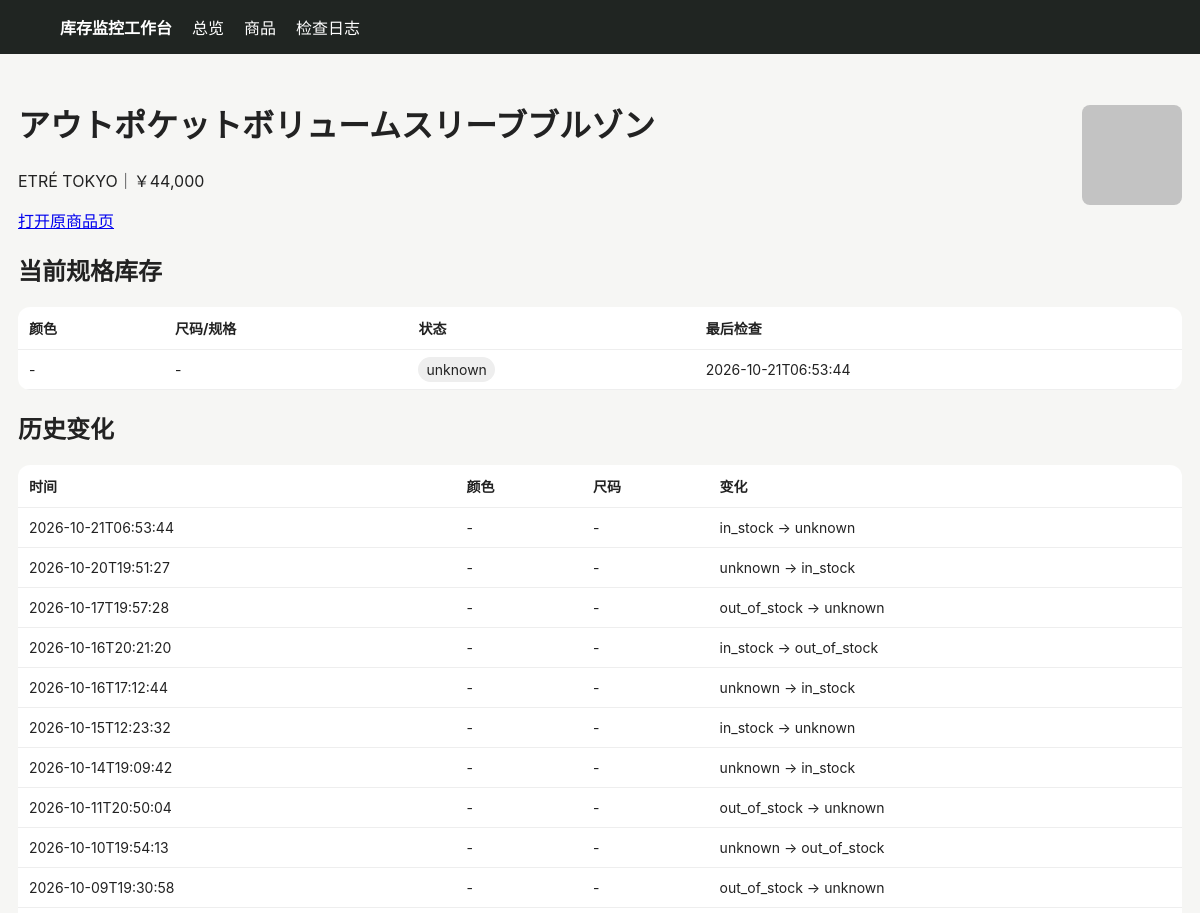
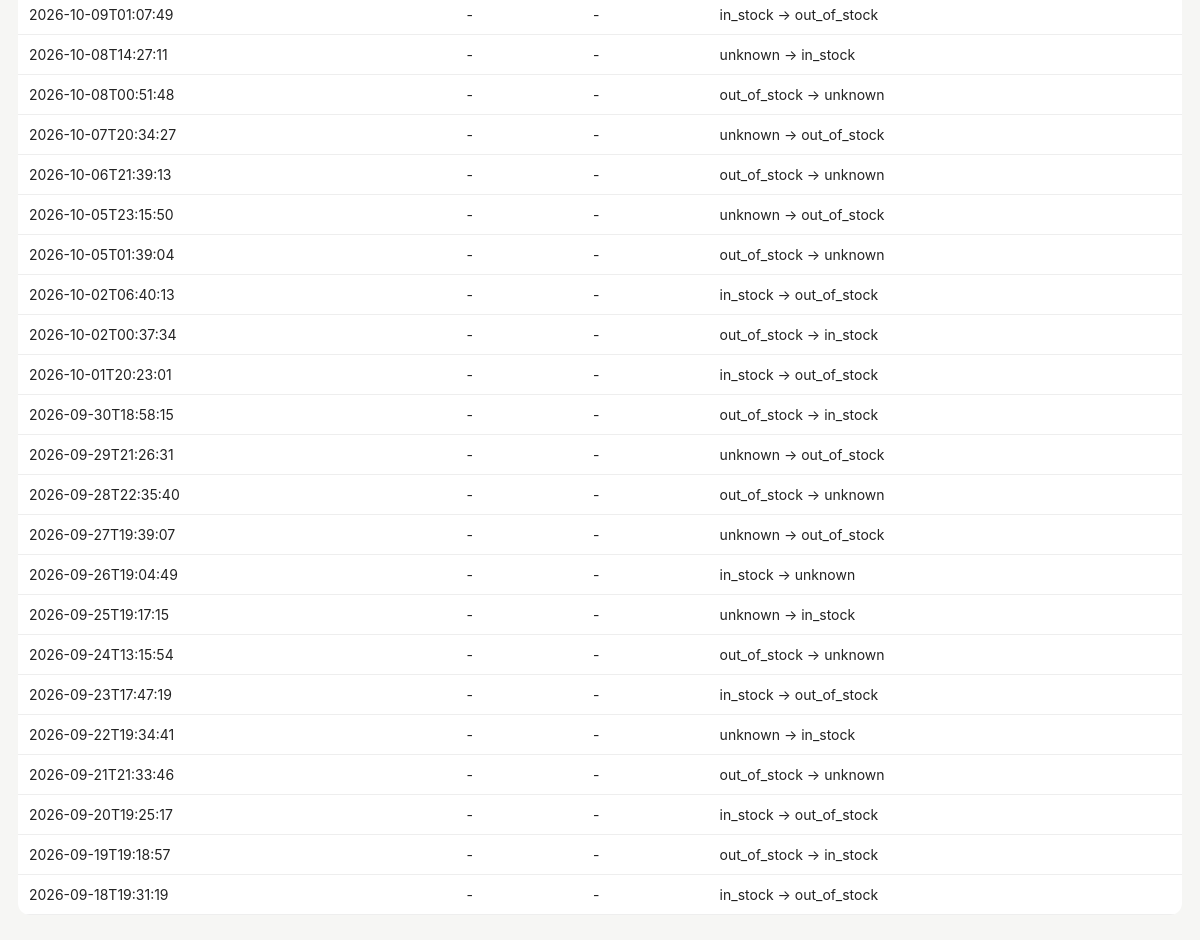
Screenshot of /product/666 with the database file from the repository (2 pictures, top to bottom).
### tables this page shows
CREATE TABLE products (
 id INTEGER PRIMARY KEY AUTOINCREMENT,
 site TEXT NOT NULL,
 url TEXT NOT NULL UNIQUE,
 name TEXT NOT NULL,
 price TEXT,
 image_url TEXT,
 first_seen TEXT NOT NULL,
 last_seen TEXT NOT NULL
);

CREATE TABLE variants (
 id INTEGER PRIMARY KEY AUTOINCREMENT,
 product_id INTEGER NOT NULL,
 color TEXT NOT NULL DEFAULT '',
 size TEXT NOT NULL DEFAULT '',
 status TEXT NOT NULL,
 last_checked TEXT NOT NULL,
 UNIQUE(product_id, color, size)
);

CREATE TABLE changes (
 id INTEGER PRIMARY KEY AUTOINCREMENT,
 product_id INTEGER NOT NULL,
 color TEXT NOT NULL DEFAULT '',
 size TEXT NOT NULL DEFAULT '',
 old_status TEXT NOT NULL,
 new_status TEXT NOT NULL,
 detected_at TEXT NOT NULL
);

### app/main.py (the view)
@app.get("/product/{pid}")
def product(request: Request, pid: int):
    with conn() as c:
        p=c.execute("SELECT * FROM products WHERE id=?",(pid,)).fetchone()
        vs=c.execute("SELECT * FROM variants WHERE product_id=? ORDER BY color,size",(pid,)).fetchall()
        cs=c.execute("SELECT * FROM changes WHERE product_id=? ORDER BY detected_at DESC",(pid,)).fetchall()
    return templates.TemplateResponse("product.html", {"request":request,"p":p,"variants":vs,"changes":cs})

### app/templates/product.html
{% extends "base.html" %}{% block content %}<div class="top"><div><h1>{{p.name}}</h1><p>{{p.site}}｜{{p.price}}</p><a href="{{p.url}}" target="_blank">打开原商品页</a></div>{% if p.image_url %}<img class="thumb" style="width:100px;height:100px" src="{{p.image_url}}">{% endif %}</div>
<h2>当前规格库存</h2><table><tr><th>颜色</th><th>尺码/规格</th><th>状态</th><th>最后检查</th></tr>{% for v in variants %}<tr><td>{{v.color or "-"}}</td><td>{{v.size or "-"}}</td><td><span class="badge {{v.status}}">{{v.status}}</span></td><td>{{v.last_checked}}</td></tr>{% endfor %}</table>
<h2>历史变化</h2><table><tr><th>时间</th><th>颜色</th><th>尺码</th><th>变化</th></tr>{% for c in changes %}<tr><td>{{c.detected_at}}</td><td>{{c.color or "-"}}</td><td>{{c.size or "-"}}</td><td>{{c.old_status}} → {{c.new_status}}</td></tr>{% endfor %}</table>{% endblock %}

### app/templates/base.html (style rules this page uses)
body { font-family:-apple-system,BlinkMacSystemFont,"Segoe UI",sans-serif;background:#f6f6f4;color:#222;margin:0 }
table { width:100%;border-collapse:collapse;background:#fff;border-radius:12px;overflow:hidden }
th,td { padding:11px;border-bottom:1px solid #eee;text-align:left;font-size:14px }
.badge { padding:4px 8px;border-radius:999px;background:#eee }
.unknown { background:#eee }
img.thumb { width:52px;height:52px;object-fit:cover;border-radius:8px }
.top { display:flex;justify-content:space-between;align-items:center;margin-bottom:18px }

### rows the page displays
products: name "アウトポケットボリュームスリーブブルゾン", site "ETRÉ TOKYO", price "￥44,000", image_url (picture)
variants: color "-", size "-", status "unknown", last_checked "2026-10-21T06:53:44", detected_at "2026-10-21T06:53:44", old_status "in_stock", new_status "unknown"
changes: detected_at "2026-09-26T19:04:49", color "-", size "-", old_status "in_stock", new_status "unknown"
changes: detected_at "2026-09-25T19:17:15", color "-", size "-", old_status "unknown", new_status "in_stock"
changes: detected_at "2026-09-24T13:15:54", color "-", size "-", old_status "out_of_stock", new_status "unknown"
changes: detected_at "2026-09-23T17:47:19", color "-", size "-", old_status "in_stock", new_status "out_of_stock"
changes: detected_at "2026-09-22T19:34:41", color "-", size "-", old_status "unknown", new_status "in_stock"
changes: detected_at "2026-09-21T21:33:46", color "-", size "-", old_status "out_of_stock", new_status "unknown"
changes: detected_at "2026-09-20T19:25:17", color "-", size "-", old_status "in_stock", new_status "out_of_stock"
changes: detected_at "2026-09-19T19:18:57", color "-", size "-", old_status "out_of_stock", new_status "in_stock"
changes: detected_at "2026-09-18T19:31:19", color "-", size "-", old_status "in_stock", new_status "out_of_stock"

### other values shown
{{ c.detected_at }} "2026-10-20T19:51:27" "2026-10-17T19:57:28" "2026-10-16T20:21:20" "2026-10-16T17:12:44" "2026-10-15T12:23:32" "2026-10-14T19:09:42" "2026-10-11T20:50:04" "2026-10-10T19:54:13" "2026-10-09T19:30:58" "2026-10-09T01:07:49" "2026-10-08T14:27:11" "2026-10-08T00:51:48" "2026-10-07T20:34:27" "2026-10-06T21:39:13" "2026-10-05T23:15:50" "2026-10-05T01:39:04" "2026-10-02T06:40:13" "2026-10-02T00:37:34" "2026-10-01T20:23:01" "2026-09-30T18:58:15" "2026-09-29T21:26:31" "2026-09-28T22:35:40" "2026-09-27T19:39:07"
{{ c.color or "-" }} "-" "-" "-" "-" "-" "-" "-" "-" "-" "-" "-" "-" "-" "-" "-" "-" "-" "-" "-" "-" "-" "-" "-"
{{ c.size or "-" }} "-" "-" "-" "-" "-" "-" "-" "-" "-" "-" "-" "-" "-" "-" "-" "-" "-" "-" "-" "-" "-" "-" "-"
{{ c.old_status }} "unknown" "out_of_stock" "in_stock" "unknown" "in_stock" "unknown" "out_of_stock" "unknown" "out_of_stock" "in_stock" "unknown" "out_of_stock" "unknown" "out_of_stock" "unknown" "out_of_stock" "in_stock" "out_of_stock" "in_stock" "out_of_stock" "unknown" "out_of_stock" "unknown"
{{ c.new_status }} "in_stock" "unknown" "out_of_stock" "in_stock" "unknown" "in_stock" "unknown" "out_of_stock" "unknown" "out_of_stock" "in_stock" "unknown" "out_of_stock" "unknown" "out_of_stock" "unknown" "out_of_stock" "in_stock" "out_of_stock" "in_stock" "out_of_stock" "unknown" "out_of_stock"
